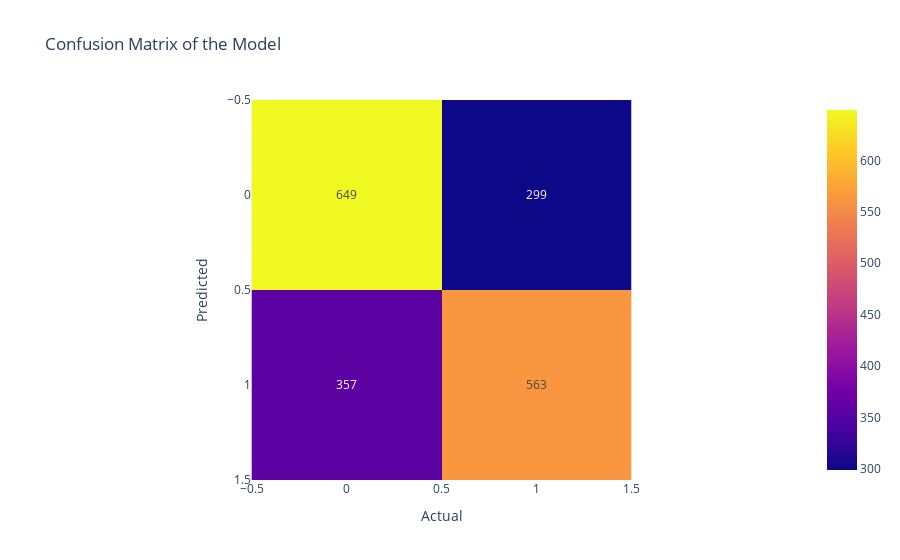

Write notebook code for a chart like this one.
### Markdown cell above
## `3. Under Sampled Data :`

### Code cell
knn.fit(X_train_under_sample,y_train_under_sample)
y_pred_under_sample =knn.predict(X_test_under_sample)
print(f"Training Accuracy : {round((knn.score(X_train_under_sample, y_train_under_sample))*100,2)}%")
print(f"Testing Accuracy : {round((knn.score(X_test_under_sample, y_test_under_sample))*100,2)}%")
cm = confusion_matrix(y_test_under_sample, y_pred_under_sample)
fig = px.imshow(cm,text_auto=True, title='Confusion Matrix of the Model')
fig.update_layout(xaxis_title='Actual', yaxis_title='Predicted')

### Figure 1 — Plotly figure (JSON) as saved in the notebook; plotly's stock layout.template omitted (floating-point values rounded to 4 significant figures)
{"data": [{"coloraxis": "coloraxis", "hovertemplate": "x: %{x}<br>y: %{y}<br>color: %{z}<extra></extra>", "name": "0", "texttemplate": "%{z}", "type": "heatmap", "xaxis": "x", "yaxis": "y", "z": [[649, 299], [357, 563]]}], "layout": {"coloraxis": {"colorscale": [[0, "#0d0887"], [0.1111, "#46039f"], [0.2222, "#7201a8"], [0.3333, "#9c179e"], [0.4444, "#bd3786"], [0.5556, "#d8576b"], [0.6667, "#ed7953"], [0.7778, "#fb9f3a"], [0.8889, "#fdca26"], [1, "#f0f921"]]}, "title": {"text": "Confusion Matrix of the Model"}, "xaxis": {"anchor": "y", "constrain": "domain", "domain": [0, 1], "scaleanchor": "y", "title": {"text": "Actual"}}, "yaxis": {"anchor": "x", "autorange": "reversed", "constrain": "domain", "domain": [0, 1], "title": {"text": "Predicted"}}}}
